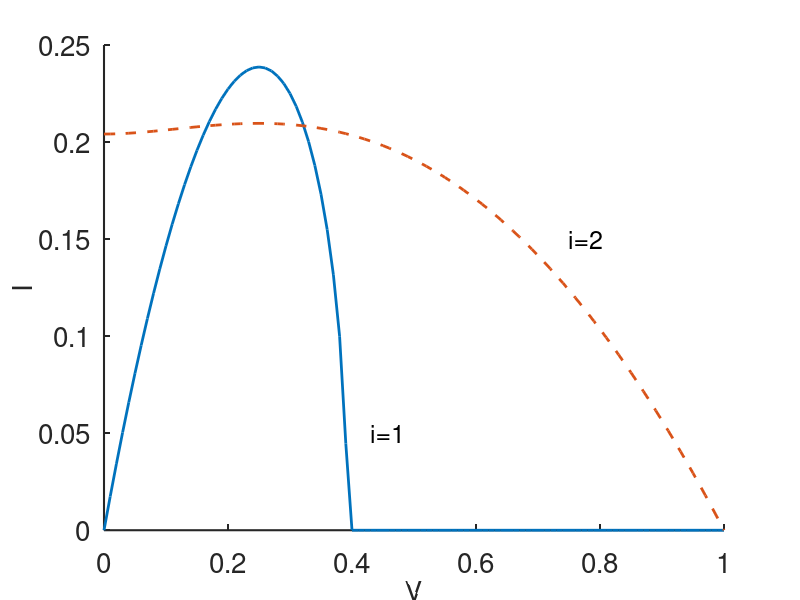

Recreate this plot in MATLAB.

%  -------------------------------------------------------------------
%
%   Phase portrait for blocking propagation failure.
%
%   For Chapter 12, Section 12.4.2 of
%   Keener and Sneyd, Mathematical Physiology, 3rd Edition, Springer.
% 
%   Written by James Keener and James Sneyd.
% 
%  ------------------------------------------------------------------- 

clear all
close all
clc
set(0,                           ...
   'defaultaxesfontsize', 20,   ...
   'defaultaxeslinewidth', 1.5, ...
   'defaultlinelinewidth', 2.0)
R1 = 0.04;
R2 = 1.0;
a  = 0.25


u = [0:.01:1];

F = -u.^4/4 + ((a + 1)*u.^3)/3 - a*u.^2/2;
% curve 1:
 V1=sqrt(-F/R1);

 F1 = F(end);
V2=sqrt((F(end)-F)/R2);

plot(u,V1,u,V2,'--')
text(0.43,0.05,'i=1','fontsize',18)
text(0.75,0.15,'i=2','fontsize',18)
xlabel('V','fontsize',20)
ylabel('I','fontsize',20)
box off



